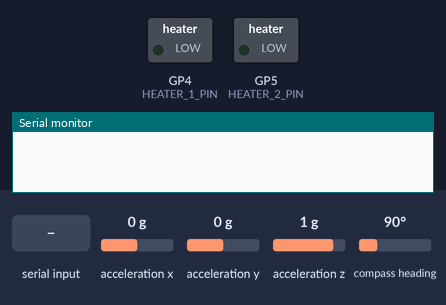
Simulated run of this sketch. Board: Raspberry Pi Pico. Parts: switched loads named in the sketch (green lamp = pin HIGH), the last lines printed to the serial monitor. The inputs (shaded band) are chosen by the test bench; at power-on: acceleration x 0 g, acceleration y 0 g, acceleration z 1 g, compass heading 90°.

Above: at 1.2 s.
1.3 s: "HEAT2 1\n" received over Serial
At 2.3 s:
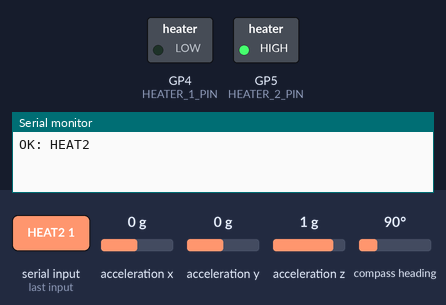
2.8 s: "HEAT1 1\n" received over Serial
At 3.4 s:
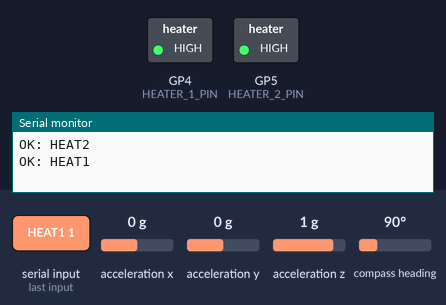
4.3 s: "HEAT2 150\n" received over Serial
At 4.6 s:
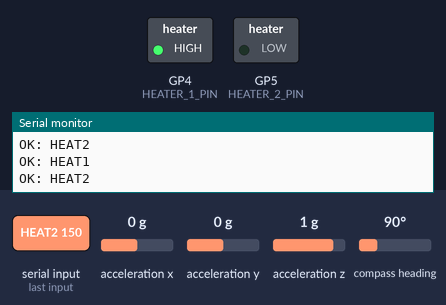
Timing chart, 0 to 7.3 s (numbered marks = the images above; inputs shaded):
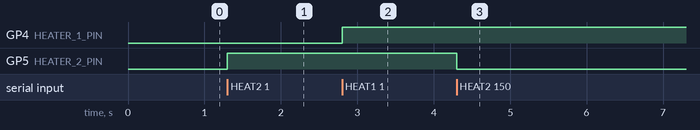

Measured:
- after the input at 1.3 s, GP5 (HEATER_2_PIN): LOW → HIGH at once
- after the input at 2.8 s, GP4 (HEATER_1_PIN): LOW → HIGH at once
- after the input at 4.3 s, GP5 (HEATER_2_PIN): HIGH → LOW at once

The sketch:

pico_firmware.ino
```cpp
#include <Arduino.h>
#include <Wire.h>
#include <Adafruit_Sensor.h>
#include <Adafruit_BNO055.h>

// ============================================================================
// CONFIGURAÇÃO DE HARDWARE E CINEMÁTICA
// ============================================================================
#define SERVO_BAUD          115200
#define SERVO_BROADCAST_ID  0xFE
#define BNO_SDA_PIN         16
#define BNO_SCL_PIN         17
#define HEATER_1_PIN        4
#define HEATER_2_PIN        5
#define CONTROL_LOOP_MS     20      // 50 Hz (1000ms / 20ms)

#define GEAR_RATIO          5.0f    // Gearbox 5:1
#define TICKS_PER_DEGREE    (4096.0f / 360.0f) // Encoder 12-bit
#define IMU_ALPHA           0.15f   // Filtro EMA para a bússola

// Estritura de telemetria de cada servo
struct ServoTelemetry {
  uint16_t currentTick;
  int16_t  currentSpeed;
  int16_t  currentLoad;
  float    voltageV;
  uint8_t  temperatureC;
  bool     online;
};

// Estrutura para cada eixo de antena
struct AntennaAxis {
  uint8_t id;
  uint16_t centerTick;
  float mountOffsetDeg;
  float dirMultiplier;
  bool manualMode;
  uint16_t manualTick;
  uint16_t lastSentTick;
  ServoTelemetry telemetry;

  void init(uint8_t servoId, uint16_t center, float mountOffset, float dir) {
    id = servoId;
    centerTick = center;
    mountOffsetDeg = mountOffset;
    dirMultiplier = dir;
    manualMode = false;
    manualTick = center;
    lastSentTick = 0xFFFF;
  }

  uint16_t calculateTargetTick(float gondolaHeading, float targetHeading) {
    if (manualMode) return manualTick;

    float antennaBaseWorld = fmodf(gondolaHeading + mountOffsetDeg, 360.0f);
    if (antennaBaseWorld < 0.0f) antennaBaseWorld += 360.0f;

    float rad = (targetHeading - antennaBaseWorld) * DEG_TO_RAD;
    float antennaRelativeAngle = atan2f(sinf(rad), cosf(rad)) * RAD_TO_DEG;

    float servoAngleOffset = antennaRelativeAngle * GEAR_RATIO * dirMultiplier;
    int32_t targetTick = (int32_t)centerTick + (int32_t)(servoAngleOffset * TICKS_PER_DEGREE);

    return (uint16_t)constrain(targetTick, 0, 4095);
  }

  // Entra em modo manual: o servo ignora o alvo e vai para o tick pedido.
  bool jogTo(uint16_t tick) {
    tick = constrain(tick, 0, 4095);
    manualTick = tick;
    manualMode = true;
    lastSentTick = 0xFFFF;   // forca envio imediato no proximo ciclo
    return true;
  }
};

// ============================================================================
// VARIÁVEIS GLOBAIS
// ============================================================================
const int NUM_ANTENNAS = 2;
AntennaAxis antennas[NUM_ANTENNAS];
Adafruit_BNO055 bno = Adafruit_BNO055(55, 0x28, &Wire);

float filteredGondolaHeading = 0.0f;
float globalTargetHeading = 0.0f;
unsigned long lastLoopTime = 0;
String rxBuffer = "";
bool imuOnline = false;

// ============================================================================
// FUNÇÕES AUXILIARES DE UART DOS SERVOS
// ============================================================================
void sendServoPosition(uint8_t id, uint16_t position) {
  position = constrain(position, 0, 4095);
  uint8_t pkt[13] = {
    0xFF, 0xFF, id, 0x09, 0x03, 42,
    (uint8_t)(position & 0xFF), (uint8_t)((position >> 8) & 0xFF),
    0x00, 0x00, 0x00, 0x00, 0
  };
  uint16_t sum = 0;
  for (int i = 2; i < 12; i++) sum += pkt[i];
  pkt[12] = (uint8_t)(~sum & 0xFF);

  Serial1.write(pkt, sizeof(pkt));
  Serial1.flush();
}

bool readServoTelemetry(uint8_t id, ServoTelemetry &out) {
  while (Serial1.available() > 0) Serial1.read();

  uint8_t txPkt[8] = {0xFF, 0xFF, id, 0x04, 0x02, 0x38, 0x08, 0};
  uint16_t sum = 0;
  for (int i = 2; i < 7; i++) sum += txPkt[i];
  txPkt[7] = (uint8_t)(~sum & 0xFF);

  Serial1.write(txPkt, sizeof(txPkt));
  Serial1.flush();

  unsigned long echoStart = micros();
  int echoBytesToDrain = sizeof(txPkt);
  while (echoBytesToDrain > 0 && (micros() - echoStart < 2000)) {
    if (Serial1.available() > 0) { Serial1.read(); echoBytesToDrain--; }
  }

  uint8_t rxPkt[14];
  int rxIndex = 0;
  unsigned long readStart = millis();
  while ((millis() - readStart < 5) && rxIndex < 14) {
    if (Serial1.available() > 0) rxPkt[rxIndex++] = (uint8_t)Serial1.read();
  }

  if (rxIndex < 14 || rxPkt[0] != 0xFF || rxPkt[1] != 0xFF || rxPkt[2] != id) {
    out.online = false;
    return false;
  }

  out.currentTick  = (uint16_t)(rxPkt[5] | (rxPkt[6] << 8));
  out.currentSpeed = (int16_t) (rxPkt[7] | (rxPkt[8] << 8));
  out.currentLoad  = (int16_t) (rxPkt[9] | (rxPkt[10] << 8));
  out.voltageV     = (float)rxPkt[11] / 10.0f;
  out.temperatureC = rxPkt[12];
  out.online       = true;
  return true;
}

// ============================================================================
// PROCESSADOR DE COMANDOS ASCII (OBC -> PICO)
// ============================================================================

// Converte o prefixo textual de um servo ("1".."2") num indice do array.
bool servoIndexFromToken(const String &token, uint8_t &out) {
  int v = token.toInt();
  if (v < 1 || v > NUM_ANTENNAS) return false;
  out = (uint8_t)(v - 1);
  return true;
}

void processCommand(String cmd) {
  cmd.trim();
  cmd.toUpperCase();
  if (cmd.length() == 0) return;

  int spaceIndex = cmd.indexOf(' ');
  String action = (spaceIndex == -1) ? cmd : cmd.substring(0, spaceIndex);
  String args = (spaceIndex == -1) ? "" : cmd.substring(spaceIndex + 1);
  args.trim();

  if (action == "TARGET") {
    float value = args.toFloat();
    // isFinite() rejeita NaN (p.ex. "TARGET abc" -> 0.0 e "TARGET --" -> nan)
    if (!isfinite(value)) {
      Serial.println("ERR: TARGET_NOT_A_NUMBER");
      return;
    }
    globalTargetHeading = fmodf(value, 360.0f);
    if (globalTargetHeading < 0.0f) globalTargetHeading += 360.0f;
    // Um novo alvo retoma sempre o controlo automatico.
    for (auto &a : antennas) a.manualMode = false;
    Serial.println("OK: TARGET_SET");
  }
  else if (action == "HEAT1" || action == "HEAT2") {
    uint8_t pin = (action == "HEAT1") ? HEATER_1_PIN : HEATER_2_PIN;
    bool enable = (args == "1" || args == "ON");
    digitalWrite(pin, enable ? HIGH : LOW);
    Serial.println(action == "HEAT1" ? "OK: HEAT1" : "OK: HEAT2");
  }
  else if (action == "JOG") {
    // Formato: JOG <servo_id> <target_tick>
    int sep = args.indexOf(' ');
    if (sep == -1) {
      Serial.println("ERR: JOG_ARGS");
      return;
    }
    uint8_t index;
    if (!servoIndexFromToken(args.substring(0, sep), index)) {
      Serial.println("ERR: JOG_BAD_SERVO");
      return;
    }
    long tick = args.substring(sep + 1).toInt();
    if (tick < 0 || tick > 4095) {
      Serial.println("ERR: JOG_BAD_TICK");
      return;
    }
    antennas[index].jogTo((uint16_t)tick);
    Serial.println("OK: JOG");
  }
  else if (action == "STATUS") {
    // TELEM v2 -- numero de campos variavel, logo pode acompanhar o numero de
    // antenas sem alterar o protocolo.
    //   TELEM,<heading>,<target>,<imu_ok>,<n>,(id,tick,spd,load,v,t,online) x n
    Serial.printf("TELEM,%.2f,%.2f,%d,%d", filteredGondolaHeading, globalTargetHeading,
                  imuOnline ? 1 : 0, (int)NUM_ANTENNAS);
    for (uint8_t i = 0; i < NUM_ANTENNAS; i++) {
      const ServoTelemetry &t = antennas[i].telemetry;
      Serial.printf(",%d,%u,%d,%d,%.1f,%d,%d",
                    (int)(i + 1), (unsigned)t.currentTick,
                    (int)t.currentSpeed, (int)t.currentLoad,
                    t.voltageV, (int)t.temperatureC, t.online ? 1 : 0);
    }
    Serial.println();
  }
  else {
    Serial.println("ERR: UNKNOWN_CMD");
  }
}

// ============================================================================
// SETUP & LOOP PRINCIPAL
// ============================================================================
void setup() {
  Serial.begin(115200);

  pinMode(HEATER_1_PIN, OUTPUT);
  pinMode(HEATER_2_PIN, OUTPUT);
  digitalWrite(HEATER_1_PIN, LOW);
  digitalWrite(HEATER_2_PIN, LOW);

  Serial1.setTX(0);
  Serial1.setRX(1);
  Serial1.begin(SERVO_BAUD);

  Wire.setSDA(BNO_SDA_PIN);
  Wire.setSCL(BNO_SCL_PIN);
  Wire.begin();

  if (bno.begin()) {
    bno.setExtCrystalUse(true);
    imuOnline = true;
  }

  antennas[0].init(1, 2048, 270.0f, -1.0f);
  antennas[1].init(2, 2048, 270.0f, -1.0f);

  lastLoopTime = millis();
}

void loop() {
  // 1. Processar Comandos ASCII recebidos do OBC
  while (Serial.available() > 0) {
    char c = (char)Serial.read();
    if (c == '\n' || c == '\r') {
      if (rxBuffer.length() > 0) {
        processCommand(rxBuffer);
        rxBuffer = "";
      }
    } else {
      rxBuffer += c;
    }
  }

  // 2. Loop Determinístico de 50 Hz
  unsigned long now = millis();
  if (now - lastLoopTime >= CONTROL_LOOP_MS) {
    lastLoopTime = now;

    // Leitura da Bússola IMU
    if (imuOnline) {
      sensors_event_t event;
      bno.getEvent(&event, Adafruit_BNO055::VECTOR_EULER);
      float rawHeading = event.orientation.x;

      float rad = (rawHeading - filteredGondolaHeading) * DEG_TO_RAD;
      float delta = atan2f(sinf(rad), cosf(rad)) * RAD_TO_DEG;
      filteredGondolaHeading += delta * IMU_ALPHA;
      if (filteredGondolaHeading < 0.0f) filteredGondolaHeading += 360.0f;
      if (filteredGondolaHeading >= 360.0f) filteredGondolaHeading -= 360.0f;
    }

    // Atuação nos Servos
    for (auto &antenna : antennas) {
      uint16_t targetTick = antenna.calculateTargetTick(filteredGondolaHeading, globalTargetHeading);
      if (abs((int)targetTick - (int)antenna.lastSentTick) > 2) {
        sendServoPosition(antenna.id, targetTick);
        antenna.lastSentTick = targetTick;
      }
    }

    // Polling alternado de telemetria dos servos
    static uint8_t pollIndex = 0;
    readServoTelemetry(antennas[pollIndex].id, antennas[pollIndex].telemetry);
    pollIndex = (pollIndex + 1) % NUM_ANTENNAS;
  }
}
```
